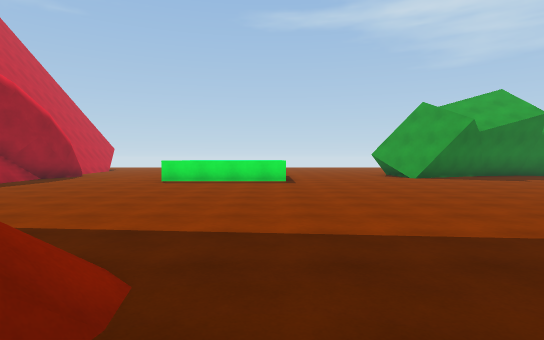
view 1 (above)

19 first-person views from a walk through a scene from a Unity 3-D project. The camera is 1.5 m above the floor, tilts 2° down and sees 80° across. The floor is counted in squares, 2 m on a side. Each view is taken from the middle of a square. On the plan, view 1 faces up. The plan holds only what a view shows up to about 11 squares ahead; the rest is blank. The place goes on beyond the plan.

view 2
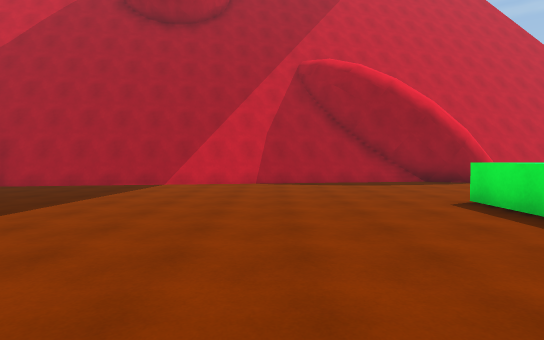

view 3
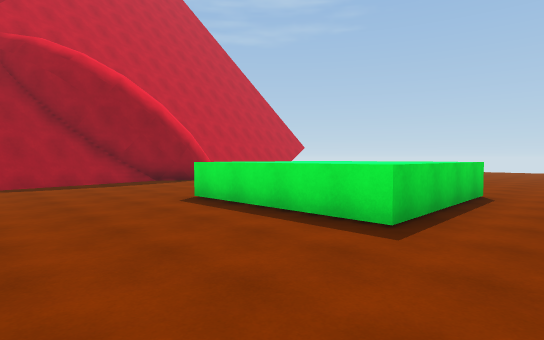

view 4
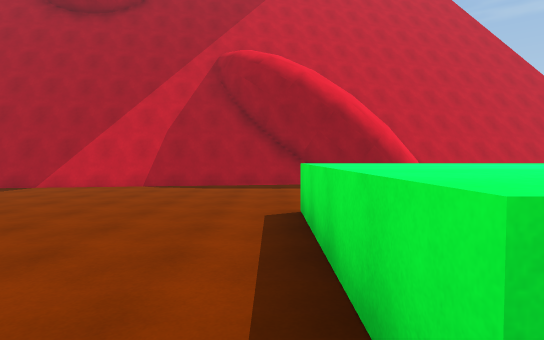

view 5
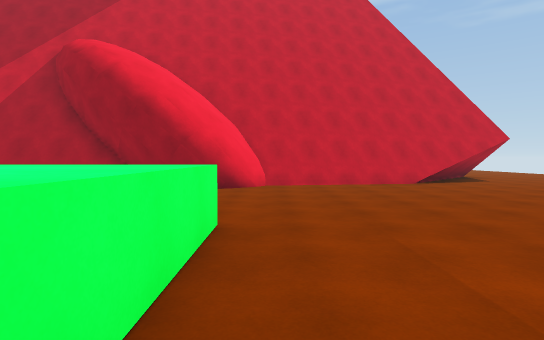

view 6
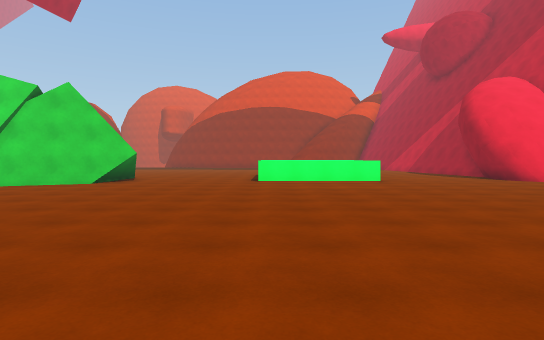

view 7
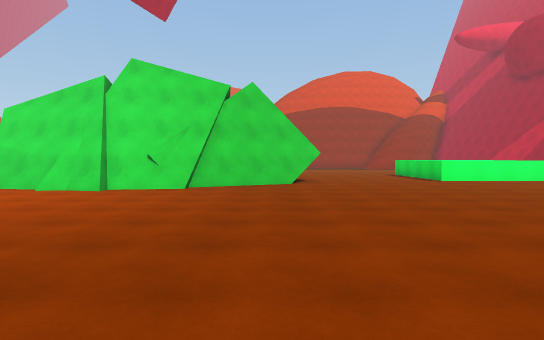

view 8
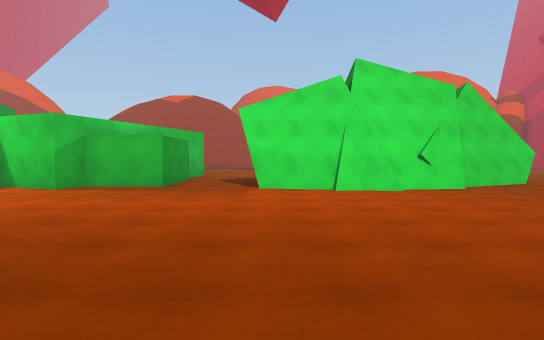

view 9
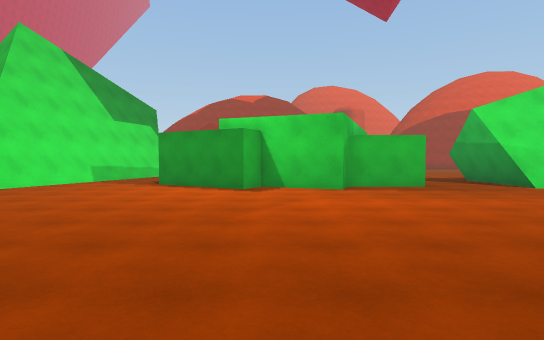

view 10
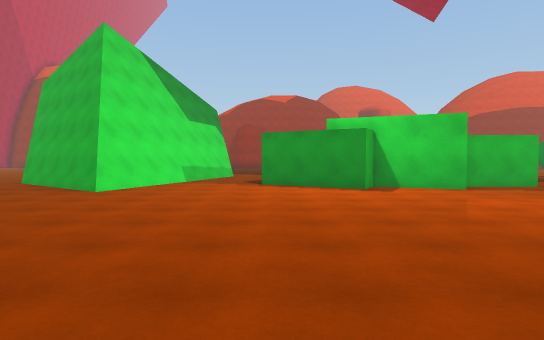

view 11
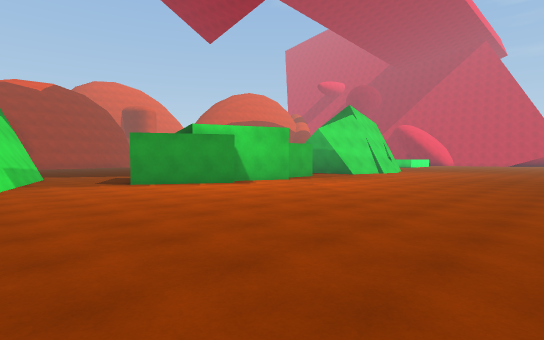

view 12
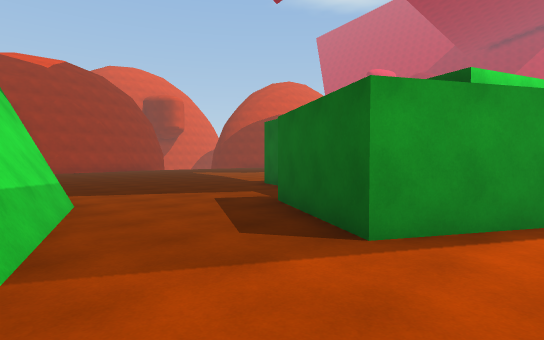

view 13
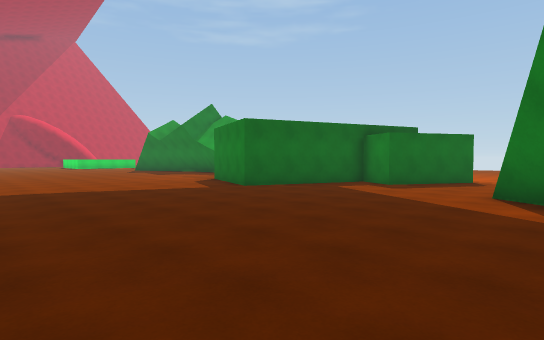

view 14
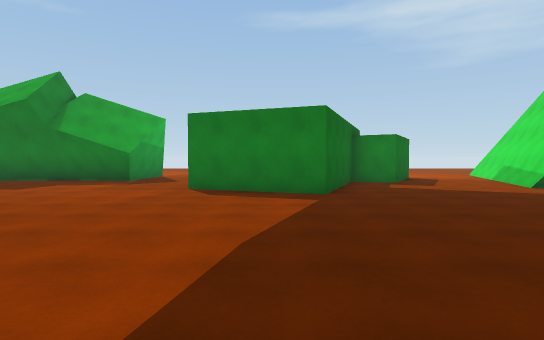

view 15
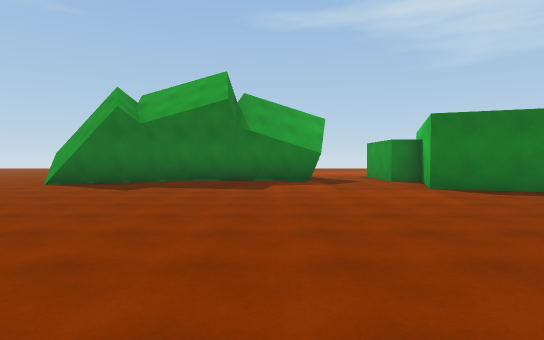

view 16
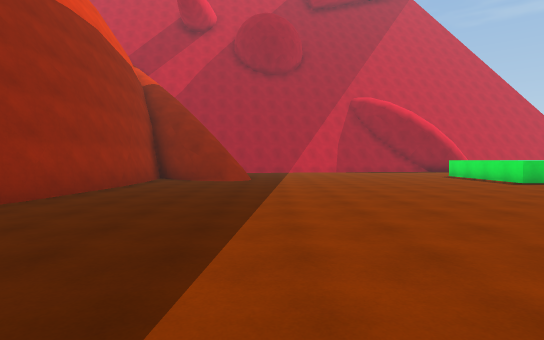

view 17
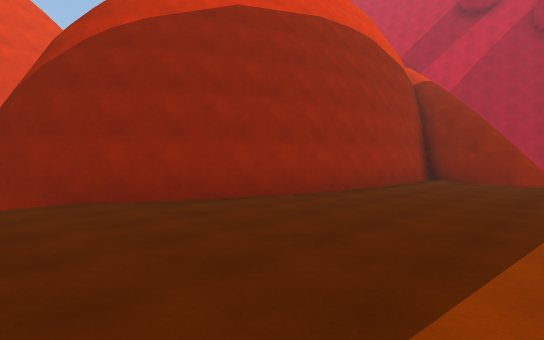

view 18
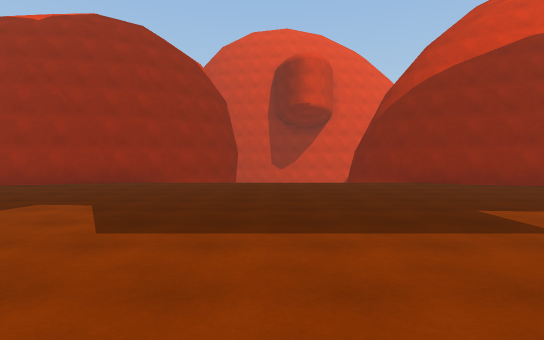

view 19
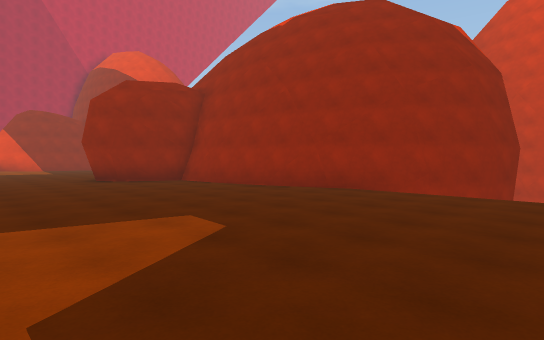

### Floor plan
Key: @ floor where view 1 was taken; # wall or solid block; . floor; = window, fence, low wall or low ledge; ^ raised ledge.
Columns run from 11 left of view 1 to 27 right of it. Each row starts with its distance up from view 1.
 25            .     .      .      . ......
 24           ...   ...    ................
 23  ..      ..... .....  .................
 22  ...    ...............................
 21 #....  ................................
 20 ##.... ................................
 19  #.....................................
 18  #.....................................
 17  #..................####......#.#.....#
 16  #................###  ##..#######....#
 15  ##.............#####  ##..##  ####..##
 14   #.....^^^^....#########..##  ###...#
 13   ##.  .^^ ^.  .####........#  #.#...#
 12   ##.. .^^^^.. .............# ##....##
 11   #.....^^^^...............####.....##
 10   #...........................#......#
  9   #...................................
  8   ##..................................
  7   ##..................................
  6    #..................................
  5    #..................................
  4    #..................................
  3    #..................................
  2    ##...  ............................
  1    ##..  #=..........................
  0     #.   #.@.......................##
 -1     #    #.##......................#
 -2               ####..............####
 -3                  ###.........####
 -4                    ##      ###

Positions as (right, up) in squares from view 1, and headings:
1: (0, 0), facing up
2: (2, 7), facing left
3: (2, 7), facing up-left
4: (1, 10), facing left
5: (0, 15), facing left
6: (0, 25), facing down
7: (6, 25), facing down
8: (13, 25), facing down
9: (20, 25), facing down
10: (23, 25), facing down
11: (27, 25), facing down-left
12: (26, 17), facing down-left
13: (26, 4), facing up-left
14: (18, 3), facing up
15: (12, 3), facing up
16: (10, 3), facing left
17: (10, 3), facing down-left
18: (13, 7), facing down
19: (13, 4), facing down-right
